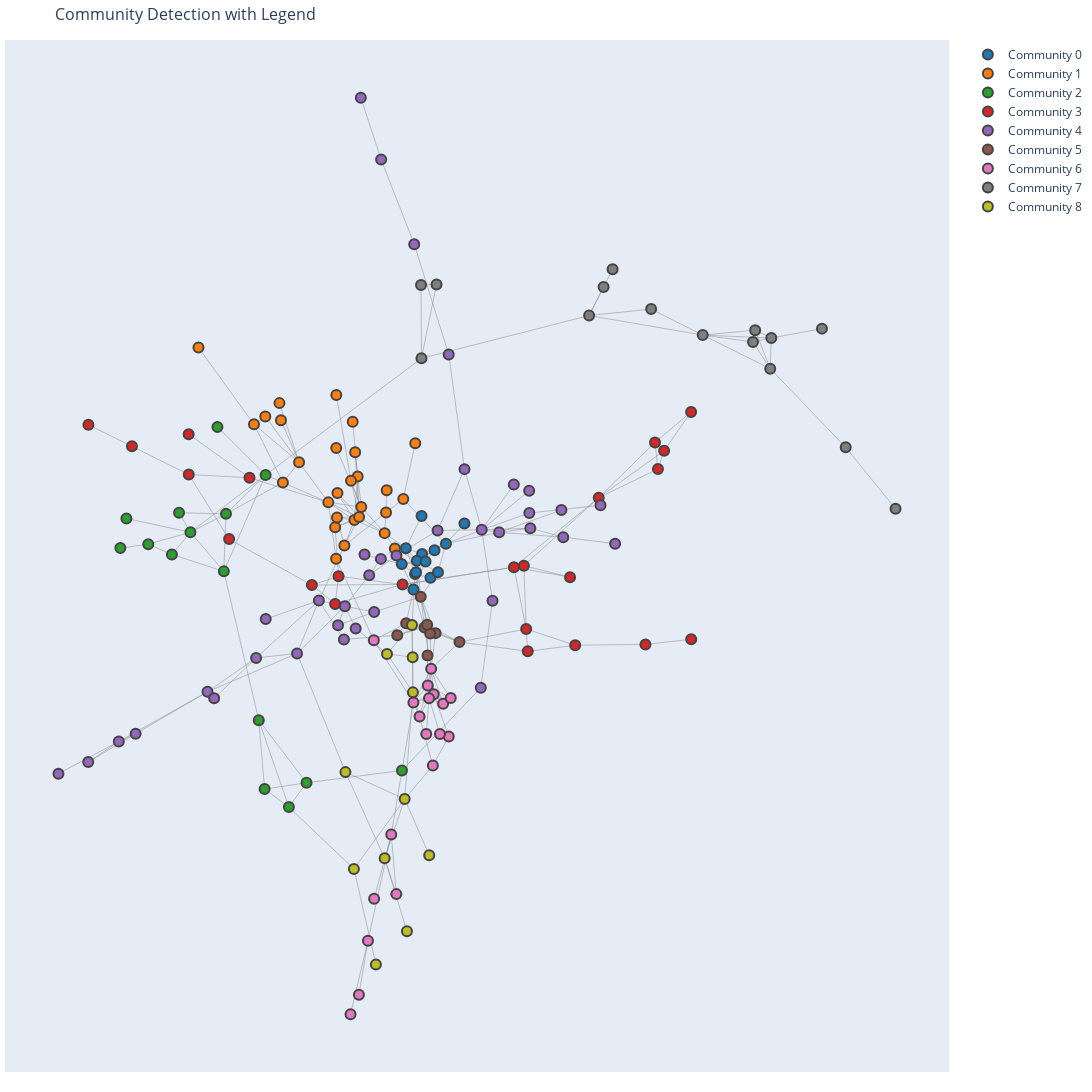

The cell this chart's notebook holds for it:
### Markdown cell above
# Part 2) Community Analysis

### Code cell
# Color by partition
partition = community_louvain.best_partition(subgraph, weight='weight')
pos = nx.spring_layout(subgraph, seed=2)
unique_communities = sorted(set(partition.values()))
palette = list(mcolors.TABLEAU_COLORS.values()) + list(mcolors.CSS4_COLORS.values())
community_colors = {comm: palette[i % len(palette)] for i, comm in enumerate(unique_communities)}

edge_x = []
edge_y = []
for edge in subgraph.edges():
    x0, y0 = pos[edge[0]]
    x1, y1 = pos[edge[1]]
    edge_x += [x0, x1, None]
    edge_y += [y0, y1, None]

edge_trace = go.Scatter(
    x=edge_x, y=edge_y,
    line=dict(width=0.5, color='#888'),
    hoverinfo='none',
    mode='lines',
    showlegend=False
)

# --- Per-Community Node Traces ---
node_traces = []
for comm in unique_communities:
    node_x = []
    node_y = []
    node_text = []

    for node in subgraph.nodes():
        if partition[node] == comm:
            x, y = pos[node]
            node_x.append(x)
            node_y.append(y)
            node_text.append(f"{node} - Community {comm}")

    trace = go.Scatter(
        x=node_x,
        y=node_y,
        mode='markers',
        name=f'Community {comm}',
        hoverinfo='text',
        text=node_text,
        marker=dict(
            color=community_colors[comm],
            size=10,
            line_width=2
        )
    )
    node_traces.append(trace)

# --- Combine and Plot ---
fig = go.Figure(
    data=[edge_trace] + node_traces,
    layout=go.Layout(
        title=dict(
            text="Community Detection with Legend",
            font=dict(size=16)
        ),
        showlegend=True,
        hovermode='closest',
        margin=dict(b=20, l=5, r=5, t=40),
        height = 1200,
        width = 1500,
        annotations=[
            dict(
                text=" ",
                showarrow=False,
                xref="paper", yref="paper",
                x=0.005, y=-0.002
            )
        ],
        xaxis=dict(showgrid=False, zeroline=False, showticklabels=False),
        yaxis=dict(showgrid=False, zeroline=False, showticklabels=False)
    )
)

fig.show()

### Figure 1 — Plotly figure (JSON) as saved in the notebook; plotly's stock layout.template omitted (floating-point values rounded to 4 significant figures; data arrays with more than 128 entries replaced by an {"elided": "..."} marker saying what was removed)
{"data": [{"hoverinfo": "none", "line": {"color": "#888", "width": 0.5}, "mode": "lines", "showlegend": false, "type": "scatter", "x": {"elided": "888 float values"}, "y": {"elided": "888 float values"}}, {"hoverinfo": "text", "marker": {"color": "#1f77b4", "line": {"width": 2}, "size": 10}, "mode": "markers", "name": "Community 0", "text": ["Araquanid - Community 0", "Gholdengo - Community 0", "Raging Bolt - Community 0", "Iron Treads - Community 0", "Iron Moth - Community 0", "Glimmora - Community 0", "Samurott-Hisui - Community 0", "Ogerpon-Cornerstone - Community 0", "Deoxys-Speed - Community 0", "Enamorus - Community 0", "Iron Valiant - Community 0", "Darkrai - Community 0", "Pecharunt - Community 0", "Reuniclus - Community 0"], "type": "scatter", "x": [0.03538, 0.02111, 0.002344, 0.08395, 0.02476, 0.0525, -0.00603, 0.03431, 0.06779, 0.1216, 0.0608, 0.02309, 0.0178, 0.0424], "y": [0.02855, -0.008424, 0.03951, 0.04775, 0.01629, -0.01552, 0.009886, 0.09925, -0.005023, 0.08512, 0.03579, -0.00528, -0.03729, 0.01477]}, {"hoverinfo": "text", "marker": {"color": "#ff7f0e", "line": {"width": 2}, "size": 10}, "mode": "markers", "name": "Community 1", "text": ["Ceruledge - Community 1", "Ninetales - Community 1", "Leavanny - Community 1", "Walking Wake - Community 1", "Great Tusk - Community 1", "Zarude-Dada - Community 1", "Kingambit - Community 1", "Cresselia - Community 1", "Roaring Moon - Community 1", "Hatterene - Community 1", "Brute Bonnet - Community 1", "Slither Wing - Community 1", "Pyroar - Community 1", "Torkoal - Community 1", "Venusaur - Community 1", "Heatran - Community 1", "Camerupt - Community 1", "Glastrier - Community 1", "Deoxys-Defense - Community 1", "Ursaluna - Community 1", "Iron Hands - Community 1", "Mandibuzz - Community 1", "Porygon2 - Community 1", "Dragapult - Community 1", "Iron Crown - Community 1", "Typhlosion-Hisui - Community 1", "Moltres - Community 1", "Rhyperior - Community 1"], "type": "scatter", "x": [-0.1417, -0.1025, -0.1379, -0.09301, -0.04084, -0.002909, -0.02009, -0.2482, -0.1229, -0.1557, -0.101, -0.09587, -0.137, -0.08849, -0.1094, -0.106, -0.4202, -0.3071, -0.2841, -0.2152, -0.1398, -0.2521, -0.2552, -0.03671, -0.03802, -0.1395, 0.02148, -0.1394], "y": [0.07818, 0.09163, 0.09652, 0.09739, 0.06738, 0.1307, 0.03874, 0.1612, 0.04431, 0.1244, 0.2172, 0.1725, 0.1417, 0.1158, 0.1646, 0.274, 0.4116, 0.2692, 0.2839, 0.1989, 0.01981, 0.2768, 0.3085, 0.1471, 0.1054, 0.2251, 0.2343, 0.3235]}, {"hoverinfo": "text", "marker": {"color": "#2ca02c", "line": {"width": 2}, "size": 10}, "mode": "markers", "name": "Community 2", "text": ["Armarouge - Community 2", "Indeedee - Community 2", "Espeon - Community 2", "Gallade - Community 2", "Polteageist - Community 2", "Murkrow - Community 2", "Hawlucha - Community 2", "Iron Boulder - Community 2", "Polteageist-Antique - Community 2", "Crawdaunt - Community 2", "Lucario - Community 2", "Salazzle - Community 2", "Yanmega - Community 2", "Rabsca - Community 2", "Rillaboom - Community 2"], "type": "scatter", "x": [-0.3685, -0.4366, -0.2834, -0.3641, -0.4744, -0.2974, -0.5225, -0.4598, -0.567, -0.3815, -0.2855, -0.236, -0.2, -0.005676, -0.5793], "y": [-0.003553, 0.06893, 0.1753, 0.1031, 0.02787, -0.2796, 0.04683, 0.1052, 0.09456, 0.2643, -0.4074, -0.4408, -0.3957, -0.3728, 0.0396]}, {"hoverinfo": "text", "marker": {"color": "#d62728", "line": {"width": 2}, "size": 10}, "mode": "markers", "name": "Community 3", "text": ["Alcremie-Ruby-Cream - Community 3", "Arboliva - Community 3", "Metagross - Community 3", "Inteleon - Community 3", "Bellsprout - Community 3", "Decidueye-Hisui - Community 3", "Munkidori - Community 3", "Avalugg-Hisui - Community 3", "Hoopa-Unbound - Community 3", "Tornadus-Therian - Community 3", "Bastiodon - Community 3", "Infernape - Community 3", "Toedscruel - Community 3", "Azumarill - Community 3", "Diancie - Community 3", "Breloom - Community 3", "Necrozma - Community 3", "Rotom-Wash - Community 3", "Primarina - Community 3", "Cloyster - Community 3", "Greedent - Community 3", "Mabosstiff - Community 3", "Scovillain - Community 3"], "type": "scatter", "x": [-0.1349, -0.1418, -0.1892, -0.004471, -0.3578, 0.2428, 0.2225, 0.2474, 0.3473, 0.2507, 0.4904, 0.3368, 0.3953, -0.44, -0.3162, -0.5557, -0.4402, -0.6444, 0.5837, 0.5835, 0.5099, 0.5285, 0.5159], "y": [-0.01261, -0.06399, -0.02888, -0.02792, 0.05628, 0.007007, 0.004273, -0.1105, -0.1406, -0.1518, -0.139, -0.01441, 0.1331, 0.1761, 0.1701, 0.2284, 0.2508, 0.2683, -0.1297, 0.2921, 0.2357, 0.2204, 0.1864]}, {"hoverinfo": "text", "marker": {"color": "#9467bd", "line": {"width": 2}, "size": 10}, "mode": "markers", "name": "Community 4", "text": ["Cetitan - Community 4", "Barraskewda - Community 4", "Pelipper - Community 4", "Avalugg - Community 4", "Ninetales-Alola - Community 4", "Mamoswine - Community 4", "Swampert - Community 4", "Kyurem - Community 4", "Latias - Community 4", "Masquerain - Community 4", "Lanturn - Community 4", "Medicham - Community 4", "Kingdra - Community 4", "Politoed - Community 4", "Bellibolt - Community 4", "Basculegion - Community 4", "Basculegion-F - Community 4", "Floatzel - Community 4", "Greninja-* - Community 4", "Overqwil - Community 4", "Zapdos - Community 4", "Ludicolo - Community 4", "Sandy Shocks - Community 4", "Flapple - Community 4", "Ogerpon-Wellspring - Community 4", "Kilowattrel - Community 4", "Cinderace - Community 4", "Charizard - Community 4", "Galvantula - Community 4", "Slowking-Galar - Community 4", "Maushold - Community 4", "Meowstic - Community 4", "Landorus-Therian - Community 4", "Pawmot - Community 4", "Zamazenta-* - Community 4", "Salamence - Community 4", "Skarmory - Community 4"], "type": "scatter", "x": [-0.2194, 0.1924, 0.1569, -0.3028, -0.1748, -0.4018, -0.3883, -0.1218, -0.1239, -0.2831, -0.5482, -0.5825, 0.2559, 0.323, 0.3192, 0.1218, 0.2539, 0.2223, 0.1789, 0.2536, 0.067, 0.4287, 0.08964, 0.01934, -0.01685, 0.3989, -0.09988, -0.06223, -0.1358, -0.07238, -0.04806, -0.08941, -0.04862, 0.155, -0.08187, -0.6448, -0.7055], "y": [-0.1558, 0.06892, 0.07355, -0.1641, -0.05757, -0.227, -0.2391, -0.06831, -0.1299, -0.09208, -0.3049, -0.3191, 0.07648, 0.05982, 0.1102, 0.1861, 0.1047, 0.1577, -0.05799, 0.1459, 0.07225, 0.04771, 0.3989, 0.6033, 0.02582, 0.119, -0.1095, -0.07892, -0.1034, -0.01069, 0.7604, 0.8748, 0.01962, -0.2195, 0.02765, -0.3574, -0.3788]}, {"hoverinfo": "text", "marker": {"color": "#8c564b", "line": {"width": 2}, "size": 10}, "mode": "markers", "name": "Community 5", "text": ["Sinistcha - Community 5", "Tinkaton - Community 5", "Keldeo - Community 5", "Sinistcha-Masterpiece - Community 5", "Corviknight - Community 5", "Dragonite - Community 5", "Ting-Lu - Community 5", "Keldeo-Resolute - Community 5", "Weavile - Community 5"], "type": "scatter", "x": [0.1115, 0.0405, 0.06295, 0.05187, 0.04645, 0.03262, 0.04582, 0.0029, -0.01523], "y": [-0.1347, -0.1075, -0.1181, -0.119, -0.1595, -0.0506, -0.1028, -0.09968, -0.1218]}, {"hoverinfo": "text", "marker": {"color": "#e377c2", "line": {"width": 2}, "size": 10}, "mode": "markers", "name": "Community 6", "text": ["Alomomola - Community 6", "Blissey - Community 6", "Gliscor - Community 6", "Dondozo - Community 6", "Clodsire - Community 6", "Bronzong - Community 6", "Weezing-Galar - Community 6", "Amoonguss - Community 6", "Hydrapple - Community 6", "Toxapex - Community 6", "Clefable - Community 6", "Talonflame - Community 6", "Regigigas - Community 6", "Frosmoth - Community 6", "Zoroark-Hisui - Community 6", "Chesnaught - Community 6", "Vikavolt - Community 6", "Empoleon - Community 6", "Lokix - Community 6"], "type": "scatter", "x": [0.0591, 0.04953, 0.05387, 0.04701, 0.01774, 0.07826, 0.08974, 0.0938, 0.03023, 0.04391, 0.07177, -0.06293, -0.02746, 0.05731, -0.01708, -0.07489, -0.1104, -0.09334, -0.06237], "y": [-0.2315, -0.2389, -0.1844, -0.2153, -0.2467, -0.2491, -0.3099, -0.2385, -0.2727, -0.3054, -0.3051, -0.1314, -0.4917, -0.3638, -0.6022, -0.6889, -0.8249, -0.7891, -0.611]}, {"hoverinfo": "text", "marker": {"color": "#7f7f7f", "line": {"width": 2}, "size": 10}, "mode": "markers", "name": "Community 7", "text": ["Leafeon - Community 7", "Umbreon - Community 7", "Sylveon - Community 7", "Vaporeon - Community 7", "Forretress - Community 7", "Kleavor - Community 7", "Poliwrath - Community 7", "Tornadus - Community 7", "Torterra - Community 7", "Noctowl - Community 7", "Skeledirge - Community 7", "Volcanion - Community 7", "Garchomp - Community 7", "Slowking - Community 7", "Meganium - Community 7"], "type": "scatter", "x": [0.0341, 0.03321, 0.3757, 0.0648, 0.7096, 0.714, 0.7447, 0.7469, 0.6072, 0.8984, 0.8501, 0.5021, 0.4052, 0.4235, 1], "y": [0.3916, 0.5278, 0.471, 0.5287, 0.422, 0.4439, 0.3725, 0.4293, 0.4347, 0.2265, 0.4467, 0.483, 0.5238, 0.5568, 0.1124]}, {"hoverinfo": "text", "marker": {"color": "#bcbd22", "line": {"width": 2}, "size": 10}, "mode": "markers", "name": "Community 8", "text": ["Appletun - Community 8", "Sandslash-Alola - Community 8", "Cinccino - Community 8", "Haxorus - Community 8", "Bisharp - Community 8", "Magnezone - Community 8", "Lilligant - Community 8", "Ribombee - Community 8", "Serperior - Community 8", "Mimikyu - Community 8", "Gothitelle - Community 8"], "type": "scatter", "x": [-0.0409, -0.1208, -7.984e-05, 0.004511, 0.01676, 0.04992, -0.1035, 0.01485, 0.01619, -0.0361, -0.05872], "y": [-0.5357, -0.3759, -0.426, -0.6713, -0.228, -0.5299, -0.5555, -0.103, -0.1628, -0.1566, -0.7326]}], "layout": {"annotations": [{"showarrow": false, "text": " ", "x": 0.005, "xref": "paper", "y": -0.002, "yref": "paper"}], "height": 1200, "hovermode": "closest", "margin": {"b": 20, "l": 5, "r": 5, "t": 40}, "showlegend": true, "title": {"font": {"size": 16}, "text": "Community Detection with Legend"}, "width": 1500, "xaxis": {"showgrid": false, "showticklabels": false, "zeroline": false}, "yaxis": {"showgrid": false, "showticklabels": false, "zeroline": false}}}
